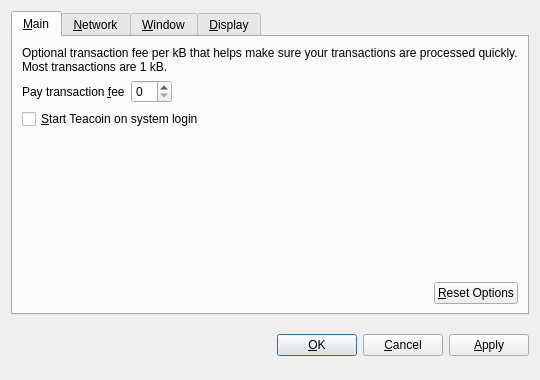
<?xml version="1.0" encoding="UTF-8"?>
<ui version="4.0">
 <class>OptionsDialog</class>
 <widget class="QDialog" name="OptionsDialog">
  <property name="geometry">
   <rect>
    <x>0</x>
    <y>0</y>
    <width>540</width>
    <height>380</height>
   </rect>
  </property>
  <property name="windowTitle">
   <string>Options</string>
  </property>
  <property name="modal">
   <bool>true</bool>
  </property>
  <layout class="QVBoxLayout" name="verticalLayout">
   <item>
    <widget class="QTabWidget" name="tabWidget">
     <property name="tabPosition">
      <enum>QTabWidget::North</enum>
     </property>
     <property name="currentIndex">
      <number>0</number>
     </property>
     <widget class="QWidget" name="tabMain">
      <attribute name="title">
       <string>&amp;Main</string>
      </attribute>
      <layout class="QVBoxLayout" name="verticalLayout_Main">
       <item>
        <widget class="QLabel" name="transactionFeeInfoLabel">
         <property name="text">
          <string>Optional transaction fee per kB that helps make sure your transactions are processed quickly. Most transactions are 1 kB.</string>
         </property>
         <property name="textFormat">
          <enum>Qt::PlainText</enum>
         </property>
         <property name="wordWrap">
          <bool>true</bool>
         </property>
        </widget>
       </item>
       <item>
        <layout class="QHBoxLayout" name="horizontalLayout_1_Main">
         <item>
          <widget class="QLabel" name="transactionFeeLabel">
           <property name="text">
            <string>Pay transaction &amp;fee</string>
           </property>
           <property name="textFormat">
            <enum>Qt::PlainText</enum>
           </property>
           <property name="buddy">
            <cstring>transactionFee</cstring>
           </property>
          </widget>
         </item>
         <item>
          <widget class="BitcoinAmountField" name="transactionFee"/>
         </item>
         <item>
          <spacer name="horizontalSpacer_1_Main">
           <property name="orientation">
            <enum>Qt::Horizontal</enum>
           </property>
           <property name="sizeHint" stdset="0">
            <size>
             <width>40</width>
             <height>20</height>
            </size>
           </property>
          </spacer>
         </item>
        </layout>
       </item>
       <item>
        <widget class="QCheckBox" name="bitcoinAtStartup">
         <property name="toolTip">
          <string>Automatically start Teacoin after logging in to the system.</string>
         </property>
         <property name="text">
          <string>&amp;Start Teacoin on system login</string>
         </property>
        </widget>
       </item>
       <item>
        <spacer name="verticalSpacer_Main">
         <property name="orientation">
          <enum>Qt::Vertical</enum>
         </property>
         <property name="sizeHint" stdset="0">
          <size>
           <width>20</width>
           <height>40</height>
          </size>
         </property>
        </spacer>
       </item>
       <item>
        <layout class="QHBoxLayout" name="horizontalLayout_2_Main">
         <item>
          <spacer name="horizontalSpacer_2_Main">
           <property name="orientation">
            <enum>Qt::Horizontal</enum>
           </property>
           <property name="sizeHint" stdset="0">
            <size>
             <width>40</width>
             <height>20</height>
            </size>
           </property>
          </spacer>
         </item>
         <item>
          <widget class="QPushButton" name="resetButton">
           <property name="toolTip">
            <string>Reset all client options to default.</string>
           </property>
           <property name="text">
            <string>&amp;Reset Options</string>
           </property>
           <property name="autoDefault">
            <bool>false</bool>
           </property>
          </widget>
         </item>
        </layout>
       </item>
      </layout>
     </widget>
     <widget class="QWidget" name="tabNetwork">
      <attribute name="title">
       <string>&amp;Network</string>
      </attribute>
      <layout class="QVBoxLayout" name="verticalLayout_Network">
       <item>
        <widget class="QCheckBox" name="mapPortUpnp">
         <property name="toolTip">
          <string>Automatically open the Teacoin client port on the router. This only works when your router supports UPnP and it is enabled.</string>
         </property>
         <property name="text">
          <string>Map port using &amp;UPnP</string>
         </property>
        </widget>
       </item>
       <item>
        <widget class="QCheckBox" name="connectSocks">
         <property name="toolTip">
          <string>Connect to the Teacoin network through a SOCKS proxy (e.g. when connecting through Tor).</string>
         </property>
         <property name="text">
          <string>&amp;Connect through SOCKS proxy:</string>
         </property>
        </widget>
       </item>
       <item>
        <layout class="QHBoxLayout" name="horizontalLayout_Network">
         <item>
          <widget class="QLabel" name="proxyIpLabel">
           <property name="text">
            <string>Proxy &amp;IP:</string>
           </property>
           <property name="textFormat">
            <enum>Qt::PlainText</enum>
           </property>
           <property name="buddy">
            <cstring>proxyIp</cstring>
           </property>
          </widget>
         </item>
         <item>
          <widget class="QValidatedLineEdit" name="proxyIp">
           <property name="maximumSize">
            <size>
             <width>140</width>
             <height>16777215</height>
            </size>
           </property>
           <property name="toolTip">
            <string>IP address of the proxy (e.g. 127.0.0.1)</string>
           </property>
          </widget>
         </item>
         <item>
          <widget class="QLabel" name="proxyPortLabel">
           <property name="text">
            <string>&amp;Port:</string>
           </property>
           <property name="textFormat">
            <enum>Qt::PlainText</enum>
           </property>
           <property name="buddy">
            <cstring>proxyPort</cstring>
           </property>
          </widget>
         </item>
         <item>
          <widget class="QLineEdit" name="proxyPort">
           <property name="maximumSize">
            <size>
             <width>55</width>
             <height>16777215</height>
            </size>
           </property>
           <property name="toolTip">
            <string>Port of the proxy (e.g. 9050)</string>
           </property>
          </widget>
         </item>
         <item>
          <widget class="QLabel" name="socksVersionLabel">
           <property name="text">
            <string>SOCKS &amp;Version:</string>
           </property>
           <property name="textFormat">
            <enum>Qt::PlainText</enum>
           </property>
           <property name="buddy">
            <cstring>socksVersion</cstring>
           </property>
          </widget>
         </item>
         <item>
          <widget class="QValueComboBox" name="socksVersion">
           <property name="toolTip">
            <string>SOCKS version of the proxy (e.g. 5)</string>
           </property>
          </widget>
         </item>
         <item>
          <spacer name="horizontalSpacer_Network">
           <property name="orientation">
            <enum>Qt::Horizontal</enum>
           </property>
           <property name="sizeHint" stdset="0">
            <size>
             <width>40</width>
             <height>20</height>
            </size>
           </property>
          </spacer>
         </item>
        </layout>
       </item>
       <item>
        <spacer name="verticalSpacer_Network">
         <property name="orientation">
          <enum>Qt::Vertical</enum>
         </property>
         <property name="sizeHint" stdset="0">
          <size>
           <width>20</width>
           <height>40</height>
          </size>
         </property>
        </spacer>
       </item>
      </layout>
     </widget>
     <widget class="QWidget" name="tabWindow">
      <attribute name="title">
       <string>&amp;Window</string>
      </attribute>
      <layout class="QVBoxLayout" name="verticalLayout_Window">
       <item>
        <widget class="QCheckBox" name="minimizeToTray">
         <property name="toolTip">
          <string>Show only a tray icon after minimizing the window.</string>
         </property>
         <property name="text">
          <string>&amp;Minimize to the tray instead of the taskbar</string>
         </property>
        </widget>
       </item>
       <item>
        <widget class="QCheckBox" name="minimizeOnClose">
         <property name="toolTip">
          <string>Minimize instead of exit the application when the window is closed. When this option is enabled, the application will be closed only after selecting Quit in the menu.</string>
         </property>
         <property name="text">
          <string>M&amp;inimize on close</string>
         </property>
        </widget>
       </item>
       <item>
        <spacer name="verticalSpacer_Window">
         <property name="orientation">
          <enum>Qt::Vertical</enum>
         </property>
         <property name="sizeHint" stdset="0">
          <size>
           <width>20</width>
           <height>40</height>
          </size>
         </property>
        </spacer>
       </item>
      </layout>
     </widget>
     <widget class="QWidget" name="tabDisplay">
      <attribute name="title">
       <string>&amp;Display</string>
      </attribute>
      <layout class="QVBoxLayout" name="verticalLayout_Display">
       <item>
        <layout class="QHBoxLayout" name="horizontalLayout_1_Display">
         <item>
          <widget class="QLabel" name="langLabel">
           <property name="text">
            <string>User Interface &amp;language:</string>
           </property>
           <property name="textFormat">
            <enum>Qt::PlainText</enum>
           </property>
           <property name="buddy">
            <cstring>lang</cstring>
           </property>
          </widget>
         </item>
         <item>
          <widget class="QValueComboBox" name="lang">
           <property name="toolTip">
            <string>The user interface language can be set here. This setting will take effect after restarting Teacoin.</string>
           </property>
          </widget>
         </item>
        </layout>
       </item>
       <item>
        <layout class="QHBoxLayout" name="horizontalLayout_2_Display">
         <item>
          <widget class="QLabel" name="unitLabel">
           <property name="text">
            <string>&amp;Unit to show amounts in:</string>
           </property>
           <property name="textFormat">
            <enum>Qt::PlainText</enum>
           </property>
           <property name="buddy">
            <cstring>unit</cstring>
           </property>
          </widget>
         </item>
         <item>
          <widget class="QValueComboBox" name="unit">
           <property name="toolTip">
            <string>Choose the default subdivision unit to show in the interface and when sending coins.</string>
           </property>
          </widget>
         </item>
        </layout>
       </item>
       <item>
        <widget class="QCheckBox" name="displayAddresses">
         <property name="toolTip">
          <string>Whether to show Teacoin addresses in the transaction list or not.</string>
         </property>
         <property name="text">
          <string>&amp;Display addresses in transaction list</string>
         </property>
        </widget>
       </item>
       <item>
        <spacer name="verticalSpacer_Display">
         <property name="orientation">
          <enum>Qt::Vertical</enum>
         </property>
         <property name="sizeHint" stdset="0">
          <size>
           <width>20</width>
           <height>40</height>
          </size>
         </property>
        </spacer>
       </item>
      </layout>
     </widget>
    </widget>
   </item>
   <item>
    <layout class="QHBoxLayout" name="horizontalLayout_Buttons">
     <item>
      <spacer name="horizontalSpacer_1">
       <property name="orientation">
        <enum>Qt::Horizontal</enum>
       </property>
       <property name="sizeHint" stdset="0">
        <size>
         <width>40</width>
         <height>48</height>
        </size>
       </property>
      </spacer>
     </item>
     <item>
      <widget class="QLabel" name="statusLabel">
       <property name="font">
        <font>
         <weight>75</weight>
         <bold>true</bold>
        </font>
       </property>
       <property name="text">
        <string/>
       </property>
       <property name="textFormat">
        <enum>Qt::PlainText</enum>
       </property>
       <property name="wordWrap">
        <bool>true</bool>
       </property>
      </widget>
     </item>
     <item>
      <spacer name="horizontalSpacer_2">
       <property name="orientation">
        <enum>Qt::Horizontal</enum>
       </property>
       <property name="sizeHint" stdset="0">
        <size>
         <width>40</width>
         <height>48</height>
        </size>
       </property>
      </spacer>
     </item>
     <item>
      <widget class="QPushButton" name="okButton">
       <property name="text">
        <string>&amp;OK</string>
       </property>
      </widget>
     </item>
     <item>
      <widget class="QPushButton" name="cancelButton">
       <property name="text">
        <string>&amp;Cancel</string>
       </property>
       <property name="autoDefault">
        <bool>false</bool>
       </property>
      </widget>
     </item>
     <item>
      <widget class="QPushButton" name="applyButton">
       <property name="text">
        <string>&amp;Apply</string>
       </property>
       <property name="autoDefault">
        <bool>false</bool>
       </property>
      </widget>
     </item>
    </layout>
   </item>
  </layout>
 </widget>
 <customwidgets>
  <customwidget>
   <class>BitcoinAmountField</class>
   <extends>QSpinBox</extends>
   <header>bitcoinamountfield.h</header>
  </customwidget>
  <customwidget>
   <class>QValueComboBox</class>
   <extends>QComboBox</extends>
   <header>qvaluecombobox.h</header>
  </customwidget>
  <customwidget>
   <class>QValidatedLineEdit</class>
   <extends>QLineEdit</extends>
   <header>qvalidatedlineedit.h</header>
  </customwidget>
 </customwidgets>
 <resources/>
 <connections/>
</ui>
